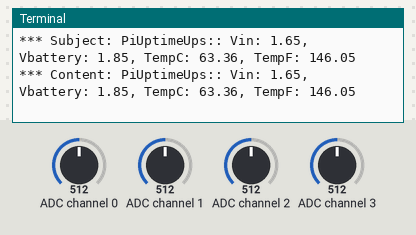
A program run on a simulated Raspberry Pi (BCM pin numbers). Parts: the last lines printed to the terminal. The inputs (shaded band) are chosen by the test bench; at power-on: ADC channel 3 = 512, ADC channel 0 = 512, ADC channel 1 = 512, ADC channel 2 = 512 (analog values on the 0–1023 scale). The clock reads 2024-03-15 10:24:30 at power-on unless the program sets it; sending an e-mail succeeds after 1 s.

Above: at 1.2 s.
1.3 s: ADC channel 3 set to 992
At 13.1 s:
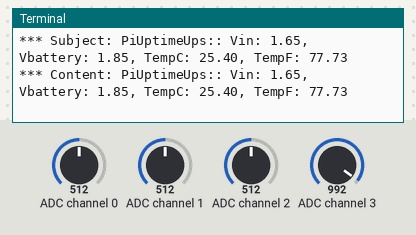
14.1 s: ADC channel 3 set to 30
At 24.8 s:
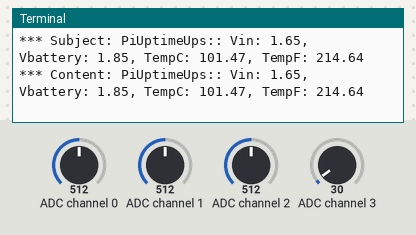
25.9 s: ADC channel 0 set to 716
34.9 s: ADC channel 1 set to 716
At 36.6 s:
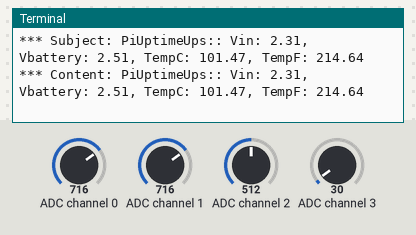
43.9 s: ADC channel 2 set to 716
At 49.5 s:
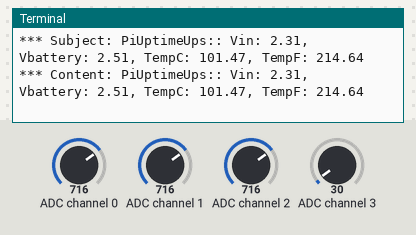
52.9 s: ADC channel 0 set to 992
At 61.3 s:
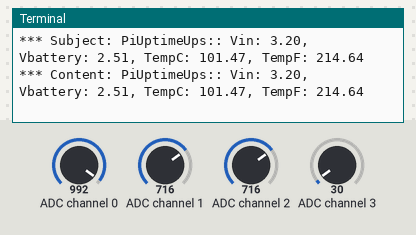
Timing chart, 0 to 62.8 s (numbered marks = the images above; inputs shaded):
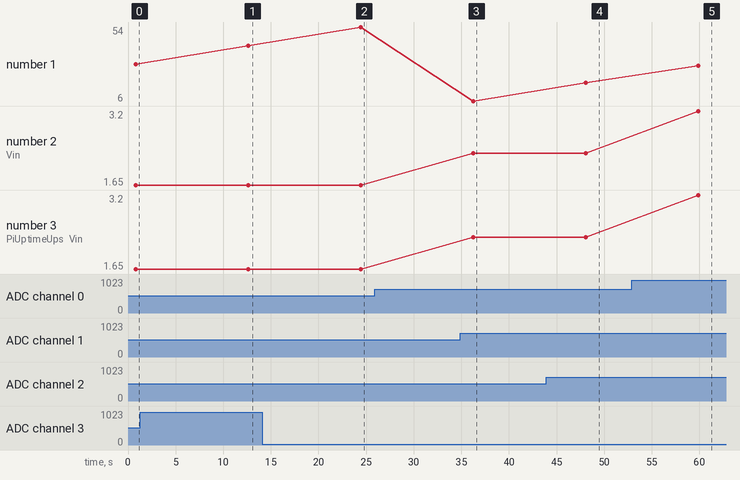

Measured:
- after the input at 1.3 s, the terminal: prints a new line after 11.3 s (image 1)
- after the input at 14.1 s, the terminal: prints a new line after 10.3 s (image 2)
- after the input at 34.9 s, the terminal: prints a new line after 1.3 s (image 3)
- after the input at 43.9 s, the terminal: prints a new line after 4.2 s (image 4)
- after the input at 52.9 s, the terminal: prints a new line after 7.0 s (image 5)
- plotted number 2: 2.31 → 3.2 after the input at 52.9 s
- plotted number 3: 2.31 → 3.2 after the input at 52.9 s

The program:

uptime-2.0-Python3-2020-0613-1900-A-TYJ.py
```python
#!/usr/bin/env python3
# -*- coding: utf-8 -*-

######################################################################
# (C) ALCHEMY POWER INC 2016,2017 etc. - ALL RIGHT RESERVED.
# CODE SUBJECT TO CHANGE AT ANY TIME.
# YOU CAN COPY/DISTRIBUTE THE CODE AS NEEDED AS LONG AS YOU MAINTAIN
# THE HEADERS (THIS PORTION) OF THE TEXT IN THE FILE.
######################################################################
# Last update 06/10/2019
# Compensated for V drop in R-C filter
# Adjusted temp measurement to reflect R.
# Update 11/8/2019
# Added two different lines for measuring temperature on PiZ-UpTime and Pi-UpTime as
# they use different NTC's.
#
# PLEASE READ NOTES BELOW. THERE IS NO README FILE.


# NOTE - temperature measurement is + or - 2 C
#
# Please change the temperature calculation appropriately depending on produyct you are using.
#
# Search for TempV an you will find it documented.
#
# If you are running this script in the background, you may not need to capture all the data. You can comment out the print statements.
#
# Save a copy of this code if you comment out the print statements as you may need to run this interactively to see operating conditions.
#
#
# Change the operating range alerts by changing values for Temp_min and Temp_max
# Operating range is assumed to be 5 C to 50 C. Note - this is the temp on the UpTime
# board and has nothing to do with battery temperature.
#
#
# This script will print the instantenous voltages and temperature reading.
# Disable (comment out) print statements to run the code in the background.
# Enable print to run the code interactively.
#

import time
import smbus
import sys
assert ('linux' in sys.platform), "This code runs on Linux only."
import os
import signal
import subprocess

from smbus import SMBus
from sys import exit


## jwc adjust for BatteryMonitor-Report
##jwc o V_batt_min = 3.1 # Minimum V of battery at which time shutdown is triggered.
V_batt_min = 3.1 # Minimum V of battery to Trigger Emailed BatteryMonitor Report.


# ----- -----
# Taken from 'email-SmtpLib-Test.py
#
import smtplib

#Email Variables
##jwc o SMTP_SERVER = 'smtp.gmail.com' #Email Server (don't change!)
SMTP_SERVER = 'smtp.office365.com' #Email Server (don't change!)
SMTP_PORT = 587 #Server Port (don't change!)
GMAIL_USERNAME = 'jchan@thequestinstitute.com' #change this to match your gmail account
GMAIL_PASSWORD = 'Wilson333!2018'  #change this to match your gmail password

class Emailer:
    def sendmail(self, recipient, subject, content):

        #Create Headers
        headers = ["From: " + GMAIL_USERNAME, "Subject: " + subject, "To: " + recipient,
                   "MIME-Version: 1.0", "Content-Type: text/html"]
        headers = "\r\n".join(headers)

        #Connect to Gmail Server
        session = smtplib.SMTP(SMTP_SERVER, SMTP_PORT)
        session.ehlo()
        session.starttls()
        session.ehlo()

        #Login to Gmail
        session.login(GMAIL_USERNAME, GMAIL_PASSWORD)

        #Send Email & Exit
        session.sendmail(GMAIL_USERNAME, recipient, headers + "\r\n\r\n" + content)
        session.quit

sender = Emailer()

sendTo = 'jchan@thequestinstitute.com'
emailSubject = ""
emailContent = ""
emailCoreData = ""
# ----- -----

# for older PI's (version 1) use bus = SMBus(0) in statement below.
bus = SMBus(1)
# One of the 3 possible addresses of the unit.
address = 0x48
# address = 0x49
# address = 0x4B
#
# address is the I2C address of the ADC chip.
# Use i2cdetect -y 1 to find the address. Use "y 0" for older Pi's.
#
# Depending on the jumper settings the address will change. Only 3 addresses are allowed.
# Please make sure you use the proper address, else the script will give an error.
#

#
# Chip used is TI TLA2024 - 4 channel, 12 bit ADC.
# See Page 18 and then Page 17 of data sheet for how to configure the bits.
# Bits set for specific channel, single shot conversion, PGA of 6.144V
# Error  or sensitivity is 3mV for settings below.
channel0        =     0b11000001   # Measure V-in
channel1        =     0b11010001   # Measure V-out
channel2        =     0b11100001   # Measure V-battery
channel3        =     0b11110001   # Measure V across NTC, to measure Temperature.
# Use these channel settings for vref = 2.048V
# channel0        =     0b11000101   # Measure V-in
# channel1        =     0b11010101   # Measure V-out
# channel2        =     0b11100101   # Measure V-battery
# channel3        =     0b11110101   # Measure V across NTC, to measure Temperature.
#
# Data Rate set to default of 128 SPS
#
#
#####################################################################################################################
# Determine the maximum voltage - see notes above or page 18 of datasheet.
#####################################################################################################################
vref = 6.144 # This is the max Vref - allows us to measure Vin up to Vin + 0.3V
# vref = 2.048 # This is the max Vref with second set of channel settings
# vref is determined by the bit setting specified in channel# above. See Table 7, PGA[2,0]
#####################################################################################################################


max_reading = 2047.0 # 2^11 - 1 = 12 bits of information, with MSB set to zero. See page 15 of data sheet.

# Now we determine the operating parameters.
# lange = number of bytes to read.
# zeit (German for time) - tells how frequently you want the readings to be read from the ADC. Define the
# time to sleep between the readings.
# tiempo (Spanish - noun - for time) shows how frequently each channel is read in over the I2C bus. Best to use
# timepo between each successive readings.
#
# All the timeouts and other operational variables.
lange = 0x02 # number of bytes to read in the block. Need for Debug statements below.

##jwc o zeit = 1     # number of seconds to sleep between each measurement group. This will read variables every 20 seconds.
zeit = 5     # number of seconds to sleep between each measurement group. This will read variables every 20 seconds.

tiempo = 0.1 # number of seconds to sleep between each channel reading.
# tiempo = 1/SPS (default is 128) + 1 ms - so tiempo can be as low as 0.002 seconds. We deliberately make it
# higher here for readings to settle down. Fast enough for us. In fact, in many cases this may not even be needed.
#####################################################################################################################
#####################################################################################################################
# Battery V
#=========================================================================================================
##jwc o V_batt_min = 3.1 # Minimum V of battery at which time shutdown is triggered.

# Change that if you want the shutdown to initiate sooner. Note at 2.5V all electronics
# will be shut down.
#=========================================================================================================
# Min Voltage
#=========================================================================================================
V_in_min = 3.8 # Minimum input Voltage. Below this voltage level, it is not recommended to operate the
               # Pi. Called a brown-out condition. We display result as 0.
#=========================================================================================================
# Temperature
#=========================================================================================================
# Temp min/max is the min and max temperature for which battery can charge.
# This can be changed to suite your needs.
# Note the hardware does not allow charging for Temp_min of 0C
# and a maximum of 50C.

Temp_min = 5.0 # Min temperature at which battery charging enclose should be warmed up.
Temp_max = 60.0 # Max temperature after which battery charging should be discontinued.
                # Best to provide cooling e.g. a fan.
# This range is lower/higher by about 10 degrees to allow corrective action.

#=========================================================================================================


# This is a subroutine which is called from the main routine.
# The variables passed are:
# adc_address - I2C address for the device.
# adc_channel - the analog channel you want to read in.
#####################################################################################################################
#####################################################################################################################

def getreading(adc_address,adc_channel):
#Debug
#       print "ADC Address and channel is ", adc_address, adc_channel, "Sleeping for ", tiempo, " seconds."

# Reset the registers (address and data) and then read the data.
        bus.write_i2c_block_data(adc_address, 0x01, [0x85, 0x83]) #Reset config register
        bus.write_i2c_block_data(adc_address, 0x00, [0x00, 0x00]) #Reset data register
# Wait till the reading stabilize.
        time.sleep(tiempo) # Wait for conversion to finish
# Trigger the ADC for a one-shot reading on the channel.
        bus.write_i2c_block_data(adc_address, 0x01, [adc_channel, 0x43]) # Initialize channel we want to read.
        time.sleep(tiempo) # Wait for conversion to finish
#
# Debug
# Print the Config Register
#       readread = bus.read_i2c_block_data(adc_address, 0x01, lange)
#       print "Config Reg is ", readread[1], readread[0]

# Read the data register.
        reading  = bus.read_word_data(adc_address, 0) # Read data register
#Debug - print the data read
#       print "Data register read as 16 but word is ", reading

# Do the proper bit movements. Refer to data sheet for how the bits are read in.
        valor = ((((reading) & 0xFF) <<8) | ((int(reading) & 0xFFF0)>>8))
        valor = valor >> 4 # 4 LSB bits are ignored.

# Debug print the bit movement value...
#       print("Valor is 0x%x" % valor)

        volts = valor/max_reading*vref

        return volts

# End of sub routine
#####################################################################################################################
#####################################################################################################################
# Define the keyboard interrupt routine.
def keyboardInterruptHandler(signal, frame):
        print
        print("KeyboardInterrupt (ID: {}) detected. Cleaning up...".format(signal))
        sys.stdout.flush()
        exit(0)
#####################################################################################################################
#####################################################################################################################
# Start watching for Keyboard interrupt
signal.signal(signal.SIGINT, keyboardInterruptHandler)

# Main routine.

ch0_mult = 1 # Multiplier is used to offset any values and for calibration adjustments. Vin
ch1_mult = 1 # Multiplier for Channel 1 - Vout
ch2_mult = 1 # Multiplier for Channel 2 - Vbattery
ch3_mult = 1 # Multiplier for Channel 3 - V for Temperature at the NTC (thermistor).

# Main routine - shows an endless loop. If used with a cron script or a
# trigger via GPIO, an endless loop is not recommended.
#
#
print ("Date & Time               Vin   Vout  Batt-V  Board Temperature")
while (True):
# Read Channel 0 - Input Voltage - max 5.5V.
        Vin = ch0_mult*getreading(address,channel0)
#       if (Vin < V_in_min):
#               Vin = 0
# Sleep between each reading. Sleep time is in the subroutine. Use this to slow down readings further.
# Add sleep as needed.
#       time.sleep(tiempo)
# Read Channel 1 - Battery V
        Vbattery = ch1_mult*getreading(address, channel1) + 0.2
# Read Channel 2 - Output V
        Vout = ch1_mult*getreading(address, channel2)
# Read Channel 3 - Temperature.
        TempV = ch3_mult*getreading(address, channel3)
# For Pi-Z-UpTime 2.0 use the value below.
#       TempC = (4.0 - TempV) / 0.0432 # Temperature in C calculated.
# Use the below line for Pi-UpTime UPS 2.0
        TempC = (4.236 - TempV) / 0.0408 # Temperature in C calculated.
# Line below computes Temperature in F from C
        TempF = TempC * 1.8 + 32.0  # Temperature in F
# Temperature is measured by measuring the V across the NTC. We assume a linear behavior in the use range.
# According to Murata data sheet, the measurement of temperature is determined as below.
#       R = R_ambient * exp (B) (1/T - 1/Tambient)
#       R_ambient = 10K
#       T_ambient = 25 C (need this in kelvin) = 298.15 K
#       We can avoid complexity in calculation by assuming linearity.
#   Doing some measurements and calculations
#  Depending on Thermister in use,
#  Temperature = -0.00812 * Temp_V + 9.164
#   Temperature = -0.0408 * Temp_V + 4.0
#     where Temp_V is the Voltage measured by ADC
#   Temperature is in degrees C.
# Print values calculated so far.

#       if(Vin < V_in_min):
#               print ("%s %5.2f %5.2f %5.2f    Vin Failure - not charging" % (time.ctime(), Vin, Vout, Vbattery))
#       else:
#               print ("%s %5.2f %5.2f %5.2f %8.2fC %6.2fF" % (time.ctime(), Vin, Vout, Vbattery, TempC, TempF))
        print ("%s %5.2f %5.2f %5.2f %8.2fC %6.2fF" % (time.ctime(), Vin, Vout, Vbattery, TempC, TempF))
# Write the values read should there be an interrupt. Since output is to stdout, it needs to be flushed
##
#====================================================================================
# Check to see if all operating conditions are OK. This code is a duplicate of
# the shutdown code used with the cron script.
#====================================================================================
        # If input V is low and battery V is low initiate the shutdown process.
        if ( Vin < V_in_min ): # Vin has failed or is a brownout
                if (Vbattery < V_batt_min ): # Battery is low, time to shutdown.
                        ##jwc o print("Shutdown initiated at %s " % (time.ctime()))
                        #
                        # The command shuts down the pi in 2 minutes. Replace
                        # 2 with word "now" (without the quotes) for immediate
                        # shutdown. If you use the Pi-Zero-Uptime (the one which uses 14500 battery)
                        # recommend using "shutdown -h now" instead of shutdown -h 2.
                        # The subprocess method forks a process which can run in the background while this
                        # program exits properly. os.system method continues to run in the program thread.
                        #
                        print ("At %s, Vin = %4.2f, Vout = %4.2f, Vbattery = %4.2f, Temperature = %5.2fC %5.2fF" % (time.ctime(), Vin, Vout, Vbattery, TempC,TempF)) # Print the values see to initiate the shutdown.
                        # print ("At %s, Vin = %4.2f, Vout = %4.2f, Vbattery = %4.2f" % (time.ctime(), Vin, Vout, Vbattery)) # Print the values see to initiate the shutdown.
                        sys.stdout.flush()

                        ##jwc o subprocess.call("shutdown -h 2 &", shell=True)

                        ##jwc
                        # Sends an email to the "sendTo" address with the specified "emailSubject" as the subject and "emailContent" as the email content.
                        emailCoreData = "PiUptimeUps:: Vin: {:.2f}, Vbattery: {:.2f}, TempC: {:.2f}, TempF: {:.2f}".format(Vin, Vbattery, TempC, TempF)
                        emailSubject = "Subject: " + emailCoreData
                        emailContent = "Content: " + emailCoreData
                        print( "*** " + emailSubject )
                        print( "*** " + emailContent )
                        sender.sendmail(sendTo, emailSubject, emailContent)

                        # Sleep for a second or so for the shutdown process to fork and then exit
                        # Print the values out if needed - ok for debug.
                        #
                        ##jwc o time.sleep(2)
                        ##jwc
                        time.sleep(zeit)
                        #
                        # Flush any stdout messages before exiting..
                        ##jwc o exit() # Exit out of the code - no further print etc. is printed.
                #
                # Note the if statement falls out of the code if all is well.
                #
        # You can comment out the temperature monitoring if you desire. The hardware will ensure temperature is in the operating
        # range.
        # Lets monitor temperature on the board.
        if(Vin > V_in_min): # Vin is off - so temperature is not as critical for charging
                if (TempC < Temp_min): # Temperature is too cold
                        print ("Temperature is too cold for battery charging - at %s, Temperature is  %5.2f" % (time.ctime(), TempC))
        if(Vin > V_in_min): # Vin is off - so temperature is not as critical for charging
                if (TempC > Temp_max): # Temperature is too hot
                        print ("Temperature is too hot for battery charging -  at %s, Temperature is  %5.2f" % (time.ctime(), TempC))
        # You can modify the code to page you or send you an email if the temperature gets too hot. A print statement is in
        # in place as a place holder.


#====================================================================================
# End of check statements.
#====================================================================================

        sys.stdout.flush()
        time.sleep(zeit)
```
